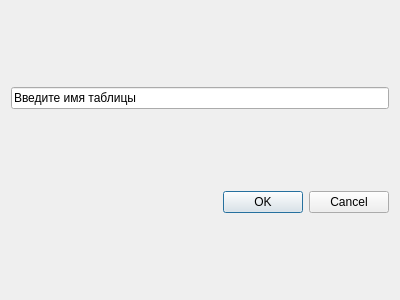
<?xml version="1.0" encoding="UTF-8"?>
<ui version="4.0">
 <class>DialogCreateTable</class>
 <widget class="QDialog" name="DialogCreateTable">
  <property name="geometry">
   <rect>
    <x>0</x>
    <y>0</y>
    <width>400</width>
    <height>300</height>
   </rect>
  </property>
  <property name="windowTitle">
   <string>Dialog</string>
  </property>
  <layout class="QVBoxLayout" name="verticalLayout">
   <item>
    <widget class="QLineEdit" name="le_table_name">
     <property name="text">
      <string>Введите имя таблицы</string>
     </property>
    </widget>
   </item>
   <item>
    <widget class="QDialogButtonBox" name="buttonBox">
     <property name="orientation">
      <enum>Qt::Horizontal</enum>
     </property>
     <property name="standardButtons">
      <set>QDialogButtonBox::Cancel|QDialogButtonBox::Ok</set>
     </property>
    </widget>
   </item>
  </layout>
 </widget>
 <resources/>
 <connections>
  <connection>
   <sender>buttonBox</sender>
   <signal>accepted()</signal>
   <receiver>DialogCreateTable</receiver>
   <slot>accept()</slot>
   <hints>
    <hint type="sourcelabel">
     <x>248</x>
     <y>254</y>
    </hint>
    <hint type="destinationlabel">
     <x>157</x>
     <y>274</y>
    </hint>
   </hints>
  </connection>
  <connection>
   <sender>buttonBox</sender>
   <signal>rejected()</signal>
   <receiver>DialogCreateTable</receiver>
   <slot>reject()</slot>
   <hints>
    <hint type="sourcelabel">
     <x>316</x>
     <y>260</y>
    </hint>
    <hint type="destinationlabel">
     <x>286</x>
     <y>274</y>
    </hint>
   </hints>
  </connection>
 </connections>
</ui>
